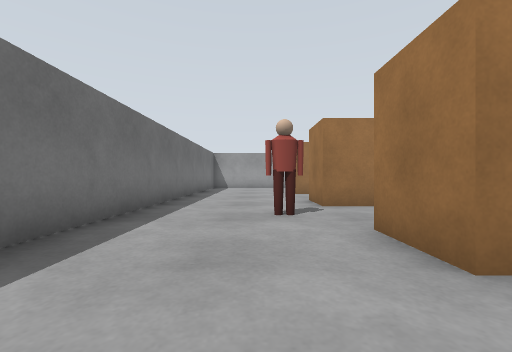
[1] (above)

22 first-person views from a walk through a world built for the Gazebo simulator. The camera is 0.68 m above the floor, looks level and sees 90° across. The floor is counted in squares, 1 m on a side. Each view is taken from the middle of a square. On the plan, view 1 faces up. The plan holds only what a view shows up to about 9 squares ahead; the rest is blank. Some stock models are drawn as simple stand-ins.

[2]
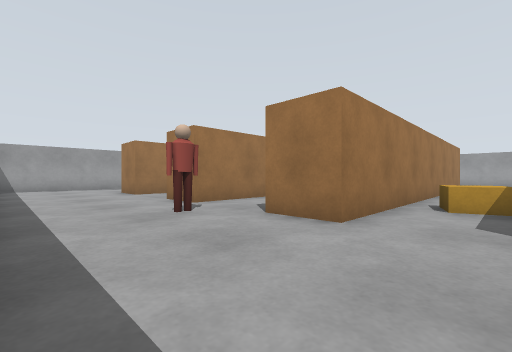

[3]
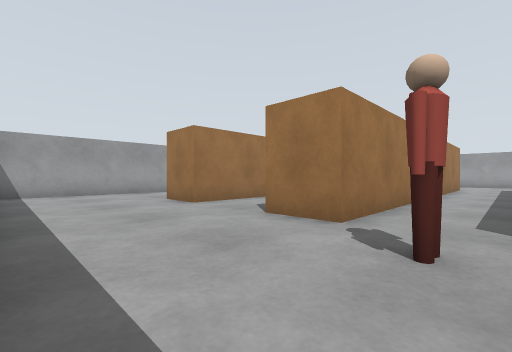

[4]
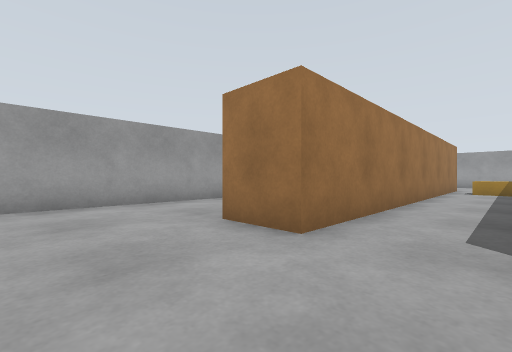

[5]
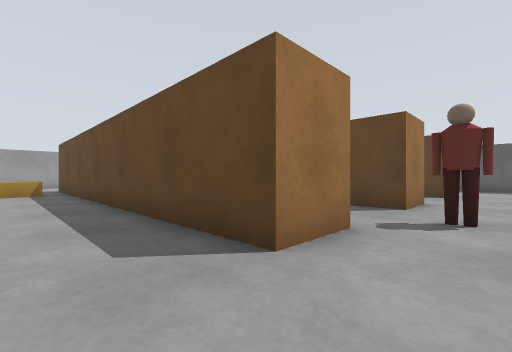

[6]
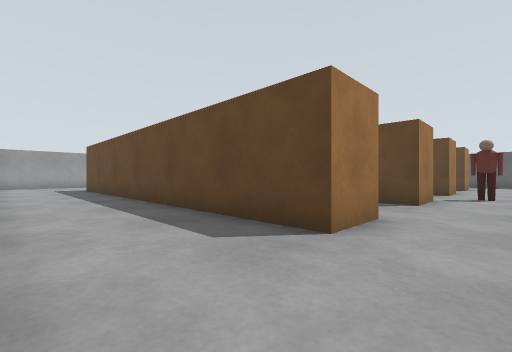

[7]
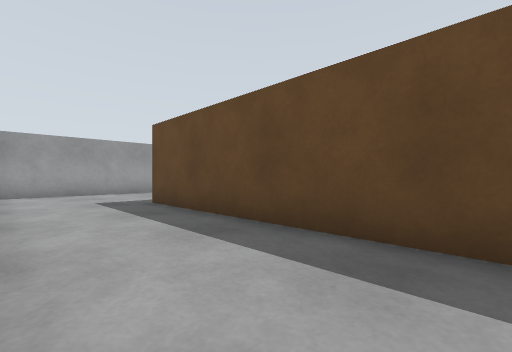

[8]
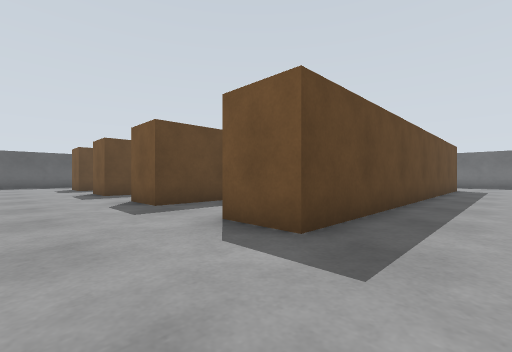

[9]
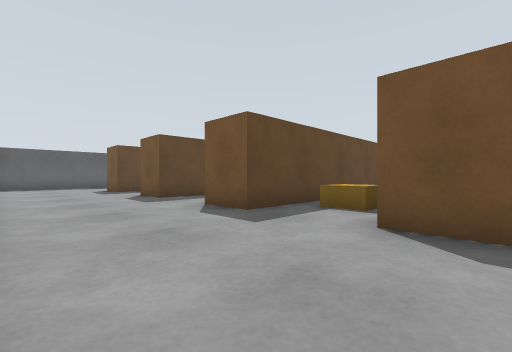

[10]
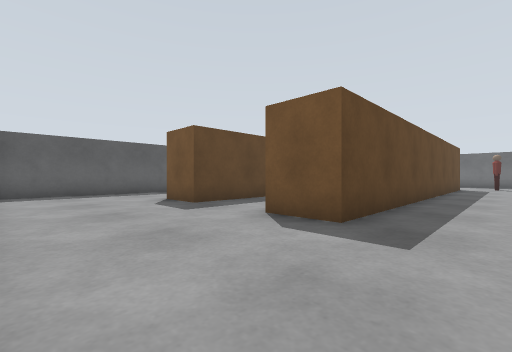

[11]
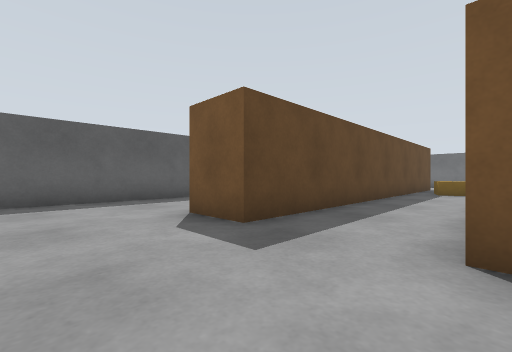

[12]
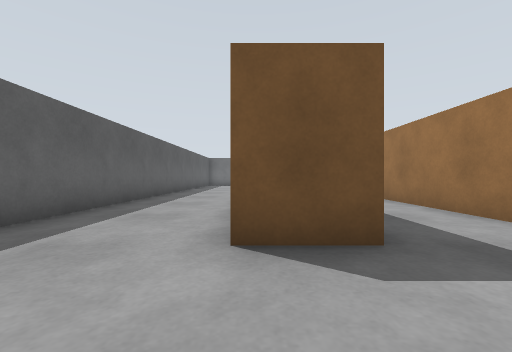

[13]
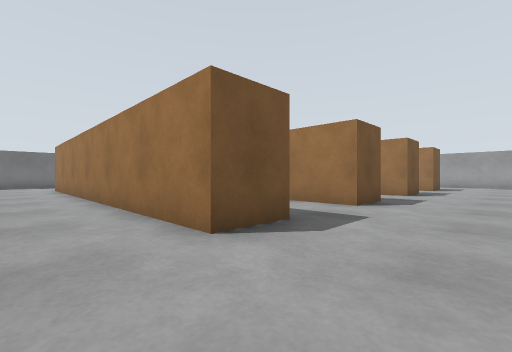

[14]
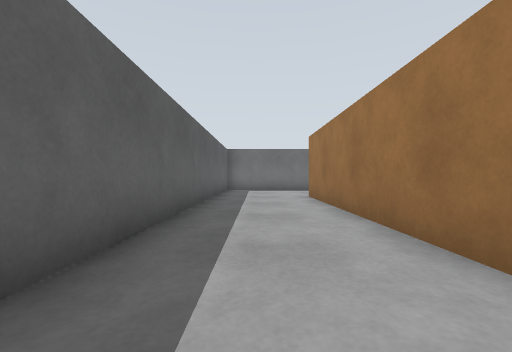

[15]
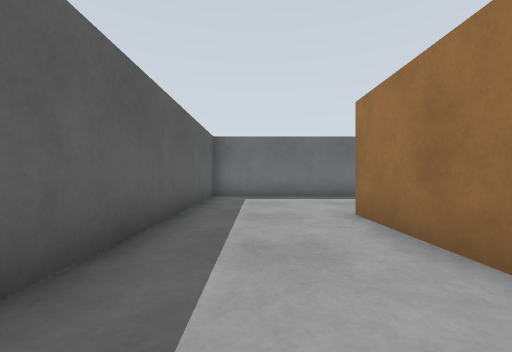

[16]
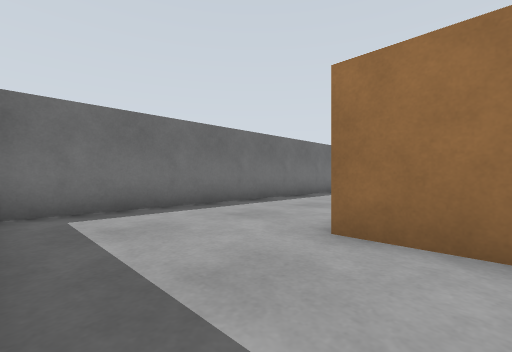

[17]
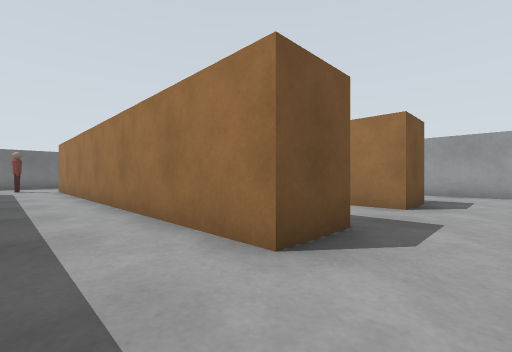

[18]
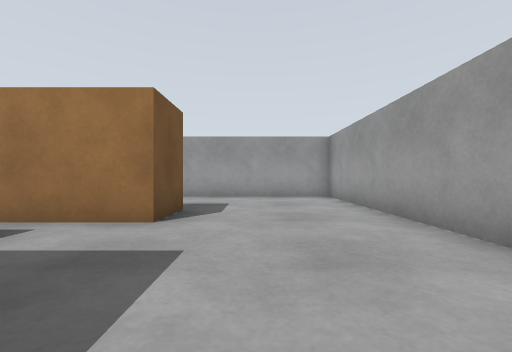

[19]
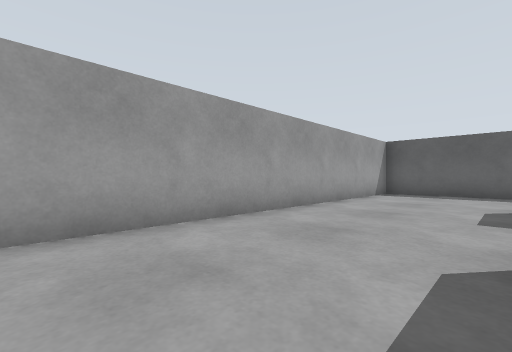

[20]
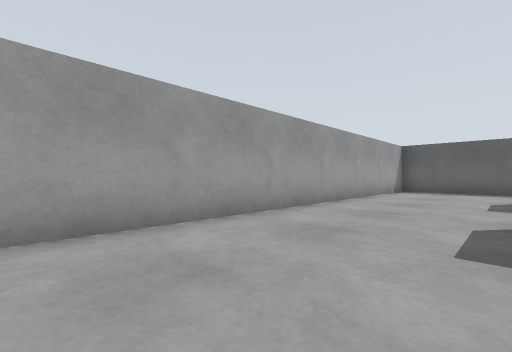

[21]
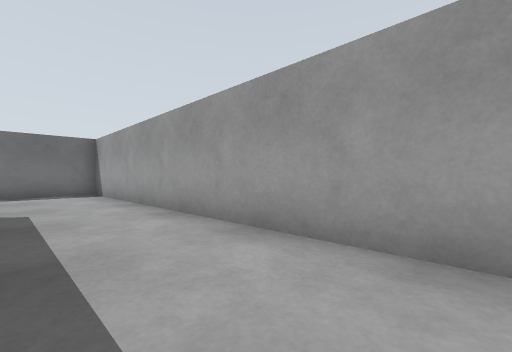

[22]
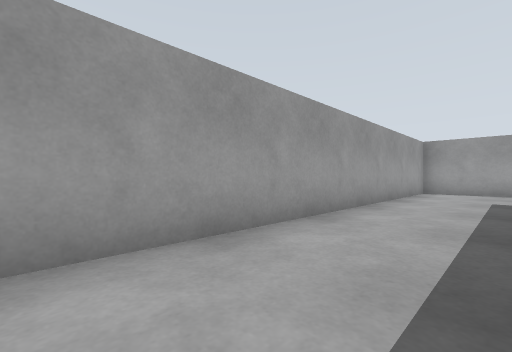

### Floor plan
Points are (right, up) in squares from view 1. A wall is a line through its corners. A room is listed if a view was taken in it or the views show most of it. See-through windows are left out.
Room 1 (views 1, 2, 3, 4, 5, 6, 7, 8, 9, 10, 11, 12, 13, 14, 15, 16, 17, 18, 19, 20, 21, 22)
walls: (6, 3.3) (13.5, 3.3) (13.5, 1.8) (1.5, 1.8) (1.5, 3.3) (2.8, 3.3); (1.5, 5.8) (1.5, 7.2) (13.5, 7.2) (13.5, 5.8) (1.5, 5.8); (6, -0.7) (13.5, -0.7) (13.5, -2.2) (1.5, -2.2); (1.5, 9.7) (1.5, 11.2) (13.5, 11.2) (13.5, 9.7) (1.5, 9.7); (1.5, -0.7) (2, -0.7); (-2.4, 9) (-2.4, -5.4) (17, -5.4); (17.4, -4.4) (17.4, 14.4) (-2.4, 14.4) (-2.4, 12)
objects: person (0, 5) to (1, 5); pallet (4, 0) to (5, 1); pallet (11, 8) to (12, 9)

Positions as (right, up) in squares from view 1, and headings:
1: (0, 0), facing up
2: (-2, 0), facing up-right
3: (-2, 4), facing up-right
4: (-1, 8), facing up-right
5: (0, 9), facing down-right
6: (0, 14), facing down-right
7: (7, 14), facing down-right
8: (16, 13), facing down-left
9: (17, 11), facing down-left
10: (17, 5), facing down-left
11: (16, 2), facing down-left
12: (16, -2), facing left
13: (16, -4), facing up-left
14: (10, -4), facing left
15: (6, -4), facing left
16: (3, -5), facing up-left
17: (15, 4), facing up-left
18: (15, 6), facing up
19: (14, 5), facing down-right
20: (14, 7), facing down-right
21: (8, 12), facing up-left
22: (6, 12), facing up-right
